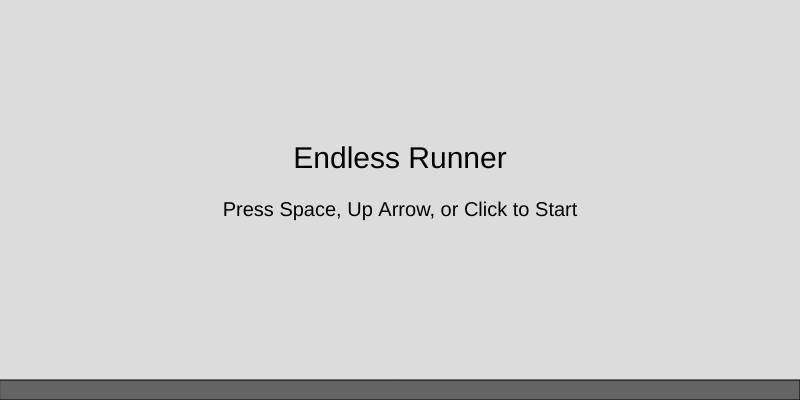
Frame 1 (no input)
Frame 60 (no input): identical to frame 1, image omitted
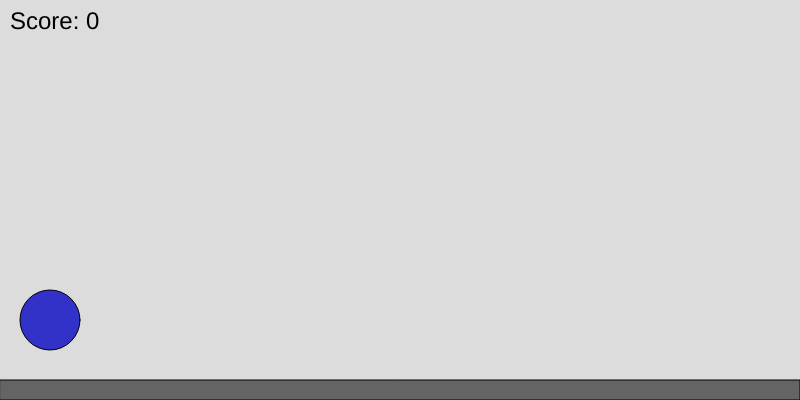
Frame 120 (the mouse pressed at the canvas centre since frame 60)

The p5.js sketch that drew these frames (run headless with seeded random() and noise() and a simulated clock; from frame 60 on, the mouse is pressed at the canvas centre):

// p5.js sketch
// ── sketch.js
let player;
const groundHeight = 20;
let obstacles = [];
let spawnInterval = 120; // Slightly increased for better initial playability
let frameCounter = 0;
// let gameIsOver = false; // We'll replace this with gameState

// Game States
const MENU = 0;
const PLAYING = 1;
const GAME_OVER = 2;
let gameState = MENU; // Start with the menu state

let score = 0; // Initialize score, will be used in a later step

function setup() {
  createCanvas(800, 400);
  player = new Player(); // Player is created once
  textAlign(CENTER, CENTER);
  textSize(30); // Adjusted default text size
}

function keyPressed() {
  if (gameState === MENU) {
    if (key === ' ' || keyCode === UP_ARROW) {
      startGame();
    }
  } else if (gameState === PLAYING) {
    if (key === ' ' || keyCode === UP_ARROW) {
      player.jump();
    }
  } else if (gameState === GAME_OVER) {
    if (key === ' ' || keyCode === UP_ARROW) {
      resetGame();
    }
  }
}

function mousePressed() { // Adding mouse press for jump and starting game
  if (gameState === MENU) {
      startGame();
  } else if (gameState === PLAYING) {
      player.jump();
  } else if (gameState === GAME_OVER) {
      resetGame();
  }
}


function startGame() {
  gameState = PLAYING;
  score = 0; // Reset score when starting a new game
  frameCounter = 0; // Reset frame counter for obstacle spawning
  // Player is already created in setup, ensure it's reset if needed
  player = new Player(); // Reset player state (position, velocity)
  obstacles = []; // Clear any existing obstacles
}

function resetGame() {
  gameState = MENU; // Go back to menu after game over
  // Score is preserved to be shown on menu/game over screen if desired, or reset in startGame
}

function draw() {
  background(220);
  drawGround();

  if (gameState === MENU) {
    displayMenu();
  } else if (gameState === PLAYING) {
    runGame();
  } else if (gameState === GAME_OVER) {
    displayGameOver();
  }
}

function drawGround() {
  fill(100);
  rect(0, height - groundHeight, width, groundHeight);
}

function displayMenu() {
  fill(0);
  text("Endless Runner", width / 2, height / 2 - 40);
  textSize(20);
  text("Press Space, Up Arrow, or Click to Start", width / 2, height / 2 + 10);
  textSize(30); // Reset text size for other uses
}

function runGame() {
  player.move();
  player.show();

  // Obstacle spawning logic
  frameCounter++;
  if (frameCounter % spawnInterval === 0) {
    obstacles.push(new Obstacle());
  }

  // Iterate over obstacles array
  for (let i = obstacles.length - 1; i >= 0; i--) {
    obstacles[i].move();
    obstacles[i].show();

    if (player.hits(obstacles[i])) {
      gameState = GAME_OVER;
      // No need to call noLoop() here, the draw loop will switch to displayGameOver()
      break;
    }

    if (obstacles[i].x + obstacles[i].r < 0) {
      obstacles.splice(i, 1);
      score++; // Increment score when an obstacle is successfully passed
    }
  }

  // Display score during gameplay
  fill(0);
  textAlign(LEFT, TOP);
  textSize(24);
  text("Score: " + score, 10, 10);
  textAlign(CENTER, CENTER); // Reset alignment
  textSize(30); // Reset text size
}

function displayGameOver() {
  fill(255, 0, 0);
  text("GAME OVER", width / 2, height / 2 - 40);
  textSize(20);
  text("Your Score: " + score, width / 2, height / 2);
  text("Press Space, Up Arrow, or Click to Return to Menu", width / 2, height / 2 + 30);
  textSize(30); // Reset text size
}

// Ensure Player class constructor and methods use groundHeight correctly
// No changes needed in player.js or obstacle.js for this step,
// but ensure their y positions are relative to 'height' and 'groundHeight'.
// For Player: this.y = height - this.r - groundHeight;
// For Obstacle: this.y = height - this.r - groundHeight;
// These should already be correct from previous steps.

// ── obstacle.js
class Obstacle {
  constructor() {
    this.r = Math.floor(random(30, 70)); // Random size for the obstacle
    this.x = width; // Start at the right edge of the screen
    this.y = height - this.r - groundHeight; // groundHeight is a global variable from sketch.js
    this.speed = 6; // How fast the obstacle moves
  }

  move() {
    this.x -= this.speed;
  }

  show() {
    fill(200, 50, 50); // Obstacle color
    rectMode(CORNER); // Ensure rectangles are drawn from the corner
    // Draw a simple rectangle as an obstacle
    // Later we can use sprites or more complex shapes
    rect(this.x, this.y, this.r, this.r);
  }
}

// ── player.js
class Player {
  constructor() {
    this.r = 60; // Radius of the player
    this.x = 50;
    this.y = height - this.r - groundHeight; // Start on the ground line (groundHeight is global)
    this.vy = 0; // Velocity y
    this.gravity = 2;
  }

  jump() {
    // Ensure this.y is compared against the correct ground position
    if (this.y >= height - this.r - groundHeight) {
      this.vy = -30; // Jump strength
    }
  }

  hits(obstacle) {
    // Get the bounding box for the player (ellipse)
    let playerX1 = this.x - this.r / 2;
    let playerY1 = this.y - this.r / 2;
    let playerX2 = this.x + this.r / 2;
    let playerY2 = this.y + this.r / 2;

    // Get the bounding box for the obstacle (rectangle)
    // Obstacle's x and y are its top-left corner
    let obstacleX1 = obstacle.x;
    let obstacleY1 = obstacle.y;
    let obstacleX2 = obstacle.x + obstacle.r; // obstacle.r is its width and height
    let obstacleY2 = obstacle.y + obstacle.r;

    // Check for overlap
    if (playerX2 >= obstacleX1 && playerX1 <= obstacleX2 &&
        playerY2 >= obstacleY1 && playerY1 <= obstacleY2) {
      return true;
    }
    return false;
  }

  move() {
    this.y += this.vy;
    this.vy += this.gravity;
    // Constrain player to the screen, considering groundHeight
    this.y = constrain(this.y, 0, height - this.r - groundHeight);
  }

  show() {
    fill(50, 50, 200); // Player color
    ellipseMode(CENTER); // Ensure ellipse is drawn from its center
    ellipse(this.x, this.y, this.r, this.r);
  }
}

// ── style.css
html, body {
  margin: 0;
  padding: 0;
  display: flex;
  justify-content: center;
  align-items: center;
  height: 100vh;
  background-color: #f0f0f0;
}

canvas {
  border: 1px solid black;
}
